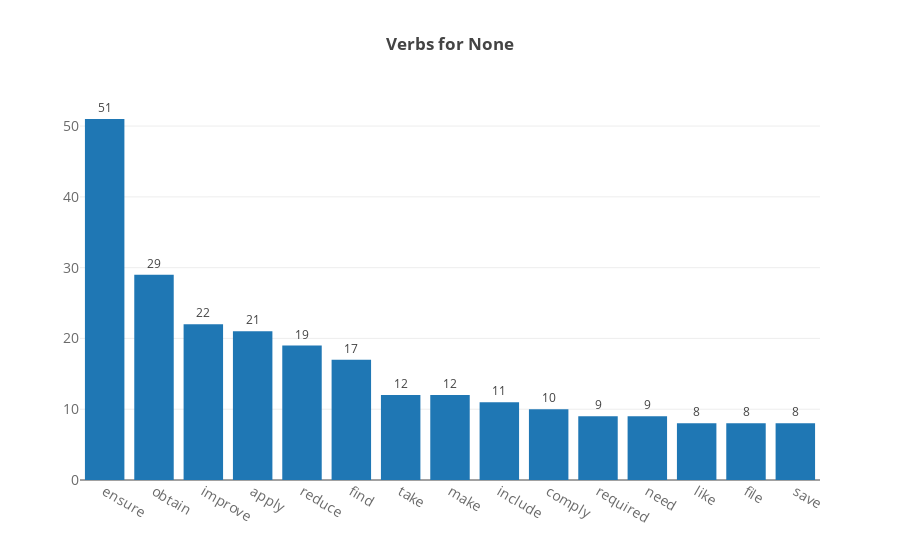
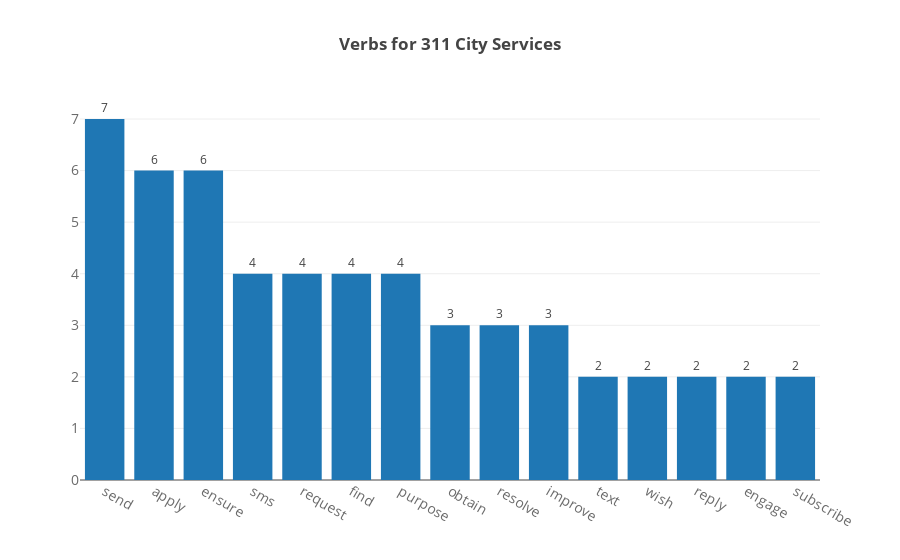
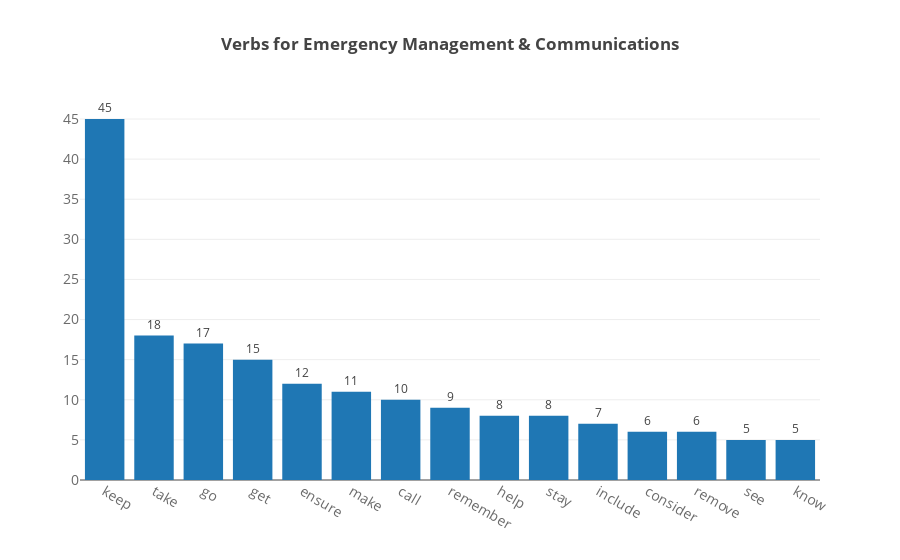
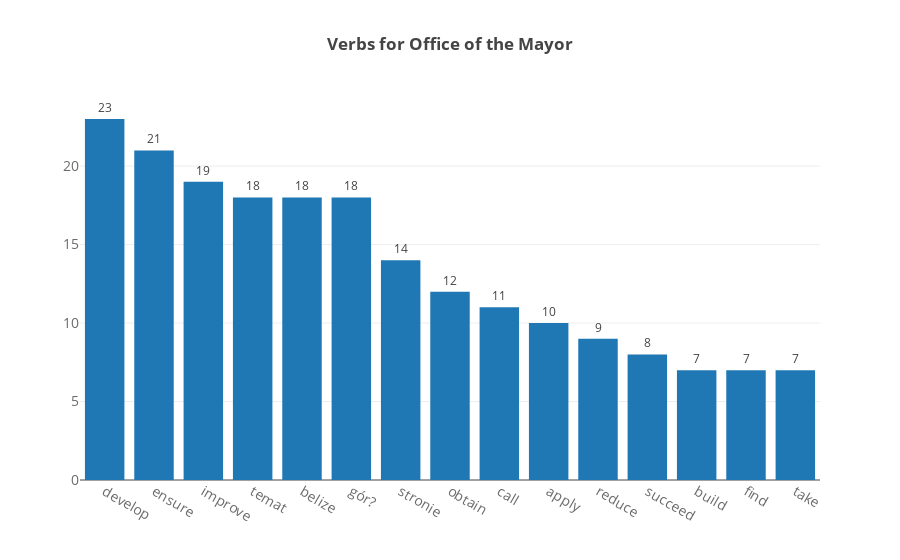

Notebook code cell kept with these figures, in order:
### Code cell
def spli(dept):
    v = [y for x,y in dept_verbs[dept]]
    l = [x for x,y in dept_verbs[dept]]
    return bar_chart(l,v,'Verbs for '+ str(dept))
for dept in dept_verbs:
    spli(dept)

### Figure 1 — Plotly figure (JSON) as saved in the notebook; plotly's stock layout.template omitted (floating-point values rounded to 4 significant figures)
{"data": [{"opacity": 1, "text": [51, 29, 22, 21, 19, 17, 12, 12, 11, 10, 9, 9, 8, 8, 8], "textposition": "outside", "type": "bar", "x": ["ensure", "obtain", "improve", "apply", "reduce", "find", "take", "make", "include", "comply", "required", "need", "like", "file", "save"], "y": [51, 29, 22, 21, 19, 17, 12, 12, 11, 10, 9, 9, 8, 8, 8]}], "layout": {"title": "<b>Verbs for None</b><br>", "xaxis": {"tickfont": {"color": "rgb(107, 107, 107)", "size": 14}, "title": ""}, "yaxis": {"tickfont": {"color": "rgb(107, 107, 107)", "size": 14}, "title": "", "titlefont": {"color": "rgb(107, 107, 107)", "size": 16}}}}

### Figure 2 — Plotly figure (JSON) as saved in the notebook; plotly's stock layout.template omitted (floating-point values rounded to 4 significant figures)
{"data": [{"opacity": 1, "text": [7, 6, 6, 4, 4, 4, 4, 3, 3, 3, 2, 2, 2, 2, 2], "textposition": "outside", "type": "bar", "x": ["send", "apply", "ensure", "sms", "request", "find", "purpose", "obtain", "resolve", "improve", "text", "wish", "reply", "engage", "subscribe"], "y": [7, 6, 6, 4, 4, 4, 4, 3, 3, 3, 2, 2, 2, 2, 2]}], "layout": {"title": "<b>Verbs for 311 City Services</b><br>", "xaxis": {"tickfont": {"color": "rgb(107, 107, 107)", "size": 14}, "title": ""}, "yaxis": {"tickfont": {"color": "rgb(107, 107, 107)", "size": 14}, "title": "", "titlefont": {"color": "rgb(107, 107, 107)", "size": 16}}}}

### Figure 3 — Plotly figure (JSON) as saved in the notebook; plotly's stock layout.template omitted (floating-point values rounded to 4 significant figures)
{"data": [{"opacity": 1, "text": [45, 18, 17, 15, 12, 11, 10, 9, 8, 8, 7, 6, 6, 5, 5], "textposition": "outside", "type": "bar", "x": ["keep", "take", "go", "get", "ensure", "make", "call", "remember", "help", "stay", "include", "consider", "remove", "see", "know"], "y": [45, 18, 17, 15, 12, 11, 10, 9, 8, 8, 7, 6, 6, 5, 5]}], "layout": {"title": "<b>Verbs for Emergency Management & Communications</b><br>", "xaxis": {"tickfont": {"color": "rgb(107, 107, 107)", "size": 14}, "title": ""}, "yaxis": {"tickfont": {"color": "rgb(107, 107, 107)", "size": 14}, "title": "", "titlefont": {"color": "rgb(107, 107, 107)", "size": 16}}}}

### Figure 4 — Plotly figure (JSON) as saved in the notebook; plotly's stock layout.template omitted (floating-point values rounded to 4 significant figures)
{"data": [{"opacity": 1, "text": [23, 21, 19, 18, 18, 18, 14, 12, 11, 10, 9, 8, 7, 7, 7], "textposition": "outside", "type": "bar", "x": ["develop", "ensure", "improve", "temat", "belize", "gór?", "stronie", "obtain", "call", "apply", "reduce", "succeed", "build", "find", "take"], "y": [23, 21, 19, 18, 18, 18, 14, 12, 11, 10, 9, 8, 7, 7, 7]}], "layout": {"title": "<b>Verbs for Office of the Mayor</b><br>", "xaxis": {"tickfont": {"color": "rgb(107, 107, 107)", "size": 14}, "title": ""}, "yaxis": {"tickfont": {"color": "rgb(107, 107, 107)", "size": 14}, "title": "", "titlefont": {"color": "rgb(107, 107, 107)", "size": 16}}}}
